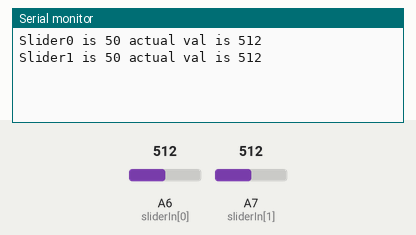
The sketch below on a simulated Arduino Nano, built with avr-gcc and run on an emulated ATmega328P. Parts: the last lines printed to the serial monitor. Inputs (shaded band) come from the test bench; at power-on: A6 (sliderIn[0]) = 512, A7 (sliderIn[1]) = 512.

Above: at 1.2 s.
1.3 s: A6 (sliderIn[0]) set to 716
At 1.9 s:
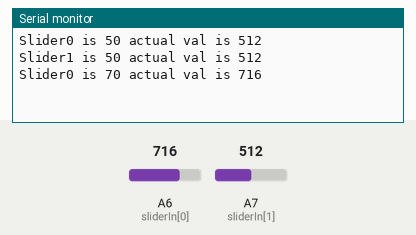
2.8 s: A7 (sliderIn[1]) set to 716
At 3.2 s:
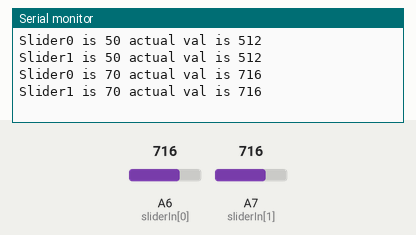
4.3 s: A6 (sliderIn[0]) set to 900
At 5.5 s:
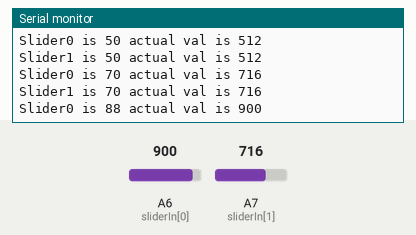
5.8 s: A7 (sliderIn[1]) set to 900
At 7.1 s:
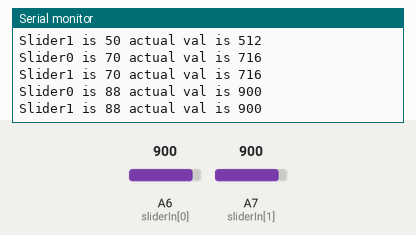
Timing chart, 0 to 8.3 s (numbered marks = the images above; inputs shaded):
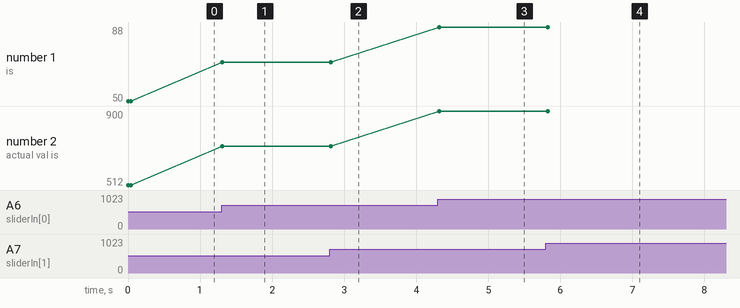

Measured:
- after the input at 1.3 s, the serial monitor: prints a new line at once (image 1)
- after the input at 2.8 s, the serial monitor: prints a new line at once (image 2)
- after the input at 4.3 s, the serial monitor: prints a new line at once (image 3)
- after the input at 5.8 s, the serial monitor: prints a new line at once (image 4)
- plotted number 1: 50 → 70 after the input at 1.3 s, 70 → 88 after the input at 4.3 s
- plotted number 2: 512 → 716 after the input at 1.3 s, 716 → 900 after the input at 4.3 s

The sketch:

softPotTest.ino
```cpp
//Using these softpots with a 10k pulldown https://learn.sparkfun.com/tutorials/softpot-hookup-guide

const byte sliderIn[2] = {A6, A7};

int sliderVals[2] = {0, 0};
int oldSliderVals[2] = {0, 0};
int sliderLowVal = 10;
int sliderHighVal = 1013;

void setup()
{
  Serial.begin(9600);
  for (int i = 0; i < 2; i++) {
    pinMode(sliderIn[i], INPUT);
  }
}

void loop()
{
  readSliders();
  delay(100);
}

void readSliders() {
  for (int i = 0; i < 2; i++) {
    int sliderVal = analogRead(sliderIn[i]);
    if ( sliderVal >= sliderLowVal && sliderVal <= sliderHighVal) {
      sliderVals[i] = map(sliderVal, sliderLowVal, sliderHighVal, 0, 100);
    }
    if (oldSliderVals[i] != sliderVals[i]) {
      oldSliderVals[i] = sliderVals[i];
      Serial.print("Slider");
      Serial.print(i);
      Serial.print(" is ");
      Serial.print(sliderVals[i]);
      Serial.print(" actual val is ");
      Serial.println(sliderVal);
    }
  }
}
```
